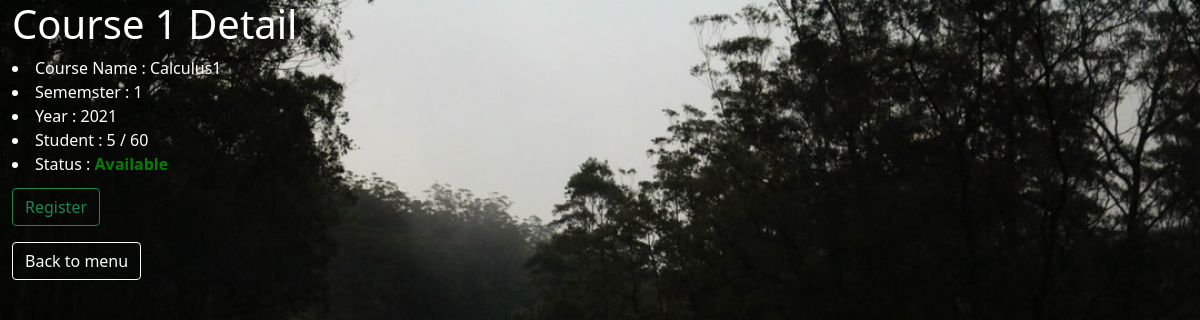
Page /users/1 on the committed database.
### users/models.py (models this page shows, shortened)
class Couses(models.Model):
    subject = models.CharField(max_length=64)
    term = models.IntegerField()
    couseid = models.IntegerField()
    num_student = models.IntegerField()
    year = models.IntegerField()
    nisit = models.ManyToManyField(User, blank=True,name="nisit")
    status = models.BooleanField(default=True)
    def is_full(self):
        if self.nisit.count() == self.num_student:
            return True
        return False

### users/views.py (the view)
# urls.py: path('<int:couses_id>' , views.do_couses , name = "couses"),
def do_couses(request , couses_id):
    couses = get_object_or_404(Couses, pk = couses_id)
    return render(request, "users/couses.html",{
        "couses" : couses,
        "portai" : couses.nisit.all(),
        "check"  : couses.is_full() ,
        "keekon" : couses.nisit.count(),
    })

### users/templates/users/couses.html (shortened to what this page needs)
{% extends "users/layout.html" %}
{% block body %}
    <div style="color:white;margin-left:1%"><h1>
    </h1></div>
    <u1>
        <div style="color:white;margin-left:1%">
        <li>Course Name     : {{ couses.subject}}</li>
        <li>Sememster  : {{couses.term}}</li>
        <li>Year       : {{couses.year}}</li>
        <li>Student    : {{ keekon }} / {{couses.num_student}}</li>
        <li>Status     : {% if couses.status %}
                    <b style="color: green;">Available</b>
                    {%else%}
                    <b style="color: rgb(255, 9, 9);">Unvaliable</b>
                    {% endif %}
        </li></div>
    </u1>
    {% if request.user not in portai %}
        {% if couses.status and keekon < couses.num_student   %}
        <div style="margin-left:1%;margin-top:1%"><p><a href="{% url 'users:book' couses.id %}"class="btn btn-outline-success">Register</a></h3></div>
        {% else %}
        <div style="margin-left:1%;margin-top:1%"><p><h1 class="btn btn-outline-danger ">Register</h1></h3></div>
        {% endif %}
    {% endif %}
    <div style="margin-left:1%;margin-top:1%"><a href = "{% url 'users:index' %}"class="btn btn-outline-light">Back to menu</a></div>
{% endblock %}

### rows in the picture
Couses: subject "Calculus1", term "1", year "2021", num_student "60"

### other values in the picture
{{ keekon }} "5"
